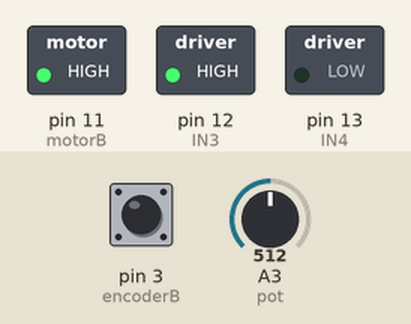
Simulated run of this sketch. Board: Arduino Uno, built with avr-gcc and run on an emulated ATmega328P. On the bench: switched loads named in the sketch (green lamp = pin HIGH). The test bench sets the inputs (shaded band); at power-on: pin 3 (encoderB) HIGH, A3 (pot) = 512. What the sketch prints to the serial monitor is not drawn.

Above: at 0.1 s.
Timing chart, 0 to 1.6 s (numbered marks = the images above):
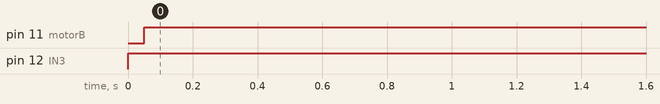

Measured:
- by itself, pin 11 (motorB): LOW → HIGH at 0.05 s
- by itself, pin 12 (IN3): LOW → HIGH at 0.00 s

The sketch:

SpeedRPM.ino
```cpp
const int motorB=11, IN3=12, IN4=13;
const int encoderB=3, encoderA=2;
volatile long int pos=0, lastPos, currentPos;
float speedRPM=0.0;

const int pot=A3;
float error=0.0, outputPID=0.0, integral=0.0, dt;
const float Kp=0.5, Ki=10.0, Kd=0.0;
unsigned long currT=0, prevT=0;

unsigned long nowMillis=0, prevMillis=0, deltaT;

void setup()
{
  Serial.begin(9600);

  pinMode(motorB, OUTPUT);
  pinMode(IN3, OUTPUT);
  pinMode(IN4, OUTPUT);
  pinMode(pot, INPUT);

  attachInterrupt(digitalPinToInterrupt(encoderB), encoderISR, RISING);

  digitalWrite(IN3, 0);
  digitalWrite(IN4, 1);
}

void loop()
{
  currentPos = pos;
  nowMillis = millis();
  deltaT = nowMillis - prevMillis;
  if (deltaT >= 40)
  {
    speedRPM = float(currentPos - lastPos)*200.0/float(deltaT);
    lastPos=currentPos;
    Serial.print("Potentiometer: ");
    Serial.print(analogRead(pot)*0.5);
    Serial.print(",");
    Serial.print("Speed: ");
    Serial.println(speedRPM);

    prevMillis = nowMillis;
  }

  currT = micros();
  dt = float(currT-prevT);
  error = analogRead(pot)*0.5-speedRPM;
  integral += error*dt/1.0e6;
  outputPID = Kp*error + Ki*integral;
  proccesOutput();
  analogWrite(motorB, outputPID);
  prevT=currT;
}

void proccesOutput()
{
  if (outputPID<0)
  {
    digitalWrite(IN3, 0);
    digitalWrite(IN4, 1);
  }
  else
  {
    digitalWrite(IN3, 1);
    digitalWrite(IN4, 0);
  }
  outputPID = fabs(outputPID);
  if (outputPID>255)
  {
    outputPID=255;
  }
}

void encoderISR()
{
  if (digitalRead(encoderA))
  {
    pos++;
  }
  else
  {
    pos--;
  }
}
```
